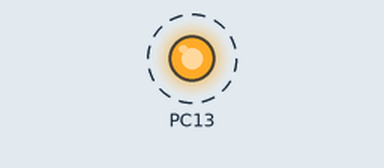
Simulated run of this sketch. Board: STM32 Blue Pill. Shown: output pins drawn as LEDs (lit = HIGH). Dashed ring = blinking.

Above: at 0.1 s.
Timing chart, 0 to 3.0 s (numbered marks = the images above):
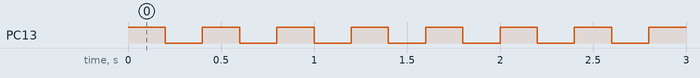

The sketch:

STM32F103_Analog.ino
```cpp
void setup() {
  Serial.begin(115200) ;
  pinMode(PA0, INPUT) ;
  pinMode(PC13, OUTPUT) ;
}

void loop() {
  digitalWrite(PC13, HIGH) ;
  delay(200) ;
  digitalWrite(PC13, LOW) ;
  delay(200) ;
//  int val = analogRead(PA0)  ;
//  Serial.println(val) ;
//  delay(1000) ;
}
```

Measured:
- by itself, PC13: alternates HIGH for 0.20 s and LOW for 0.20 s
